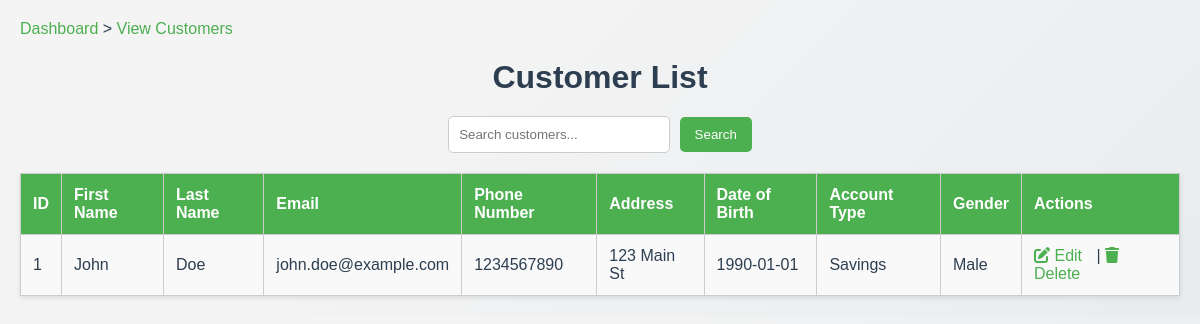
Page /customers/view_customers.php on the earlier database version.
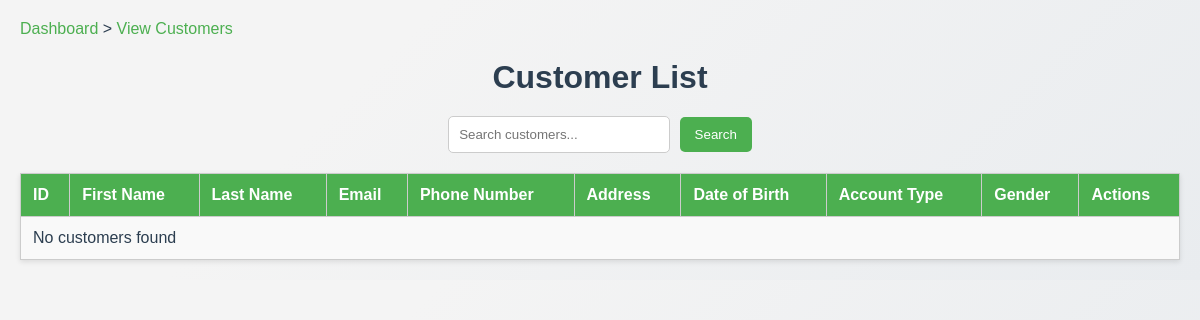
Same page on the later database version.
### tables this page shows
CREATE TABLE `customers` (
  `customer_id` INT NOT NULL AUTO_INCREMENT,
  `first_name` VARCHAR(100) DEFAULT NULL,
  `last_name` VARCHAR(100) DEFAULT NULL,
  `gender` ENUM('Male','Female','Other') DEFAULT NULL,
  `email` VARCHAR(100) DEFAULT NULL,
  `phone_number` VARCHAR(15) DEFAULT NULL,
  `address` TEXT,
  `date_of_birth` DATE DEFAULT NULL,
  `account_type` ENUM('Savings','Current','Fixed Deposit') NOT NULL,
  PRIMARY KEY (`customer_id`),
  UNIQUE KEY `email` (`email`)
);

### customers/view_customers.php (the view, shortened to what this page needs)
<?php
include '../db_connect.php';
$search_query = '';
$sql = "SELECT * FROM customers";
$result = $conn->query($sql);
?>
<!DOCTYPE html>
<html lang="en">
<head>
    <link rel="stylesheet" href="https://cdnjs.cloudflare.com/ajax/libs/font-awesome/6.0.0-beta3/css/all.min.css">
</head>
<body>
<div class="breadcrumbs">
    <a href="../index.php">Dashboard</a> > <a href="view_customers.php">View Customers</a>
</div>
<h1>Customer List</h1>
<div class="search-container">
    <form method="POST" action="">
        <input type="text" name="search_query" placeholder="Search customers..." value="<?php echo htmlspecialchars($search_query); ?>">
        <input type="submit" name="search" value="Search">
    </form>
</div>
<table>
    <tr>
        <th>ID</th>
        <th>First Name</th>
        <th>Last Name</th>
        <th>Email</th>
        <th>Phone Number</th>
        <th>Address</th>
        <th>Date of Birth</th>
        <th>Account Type</th>
        <th>Gender</th>
        <th>Actions</th>
    </tr>
    <?php
    if ($result && $result->num_rows > 0) {
        while ($row = $result->fetch_assoc()) {
            echo "<tr>
                    <td>" . htmlspecialchars($row['customer_id'] ?? '') . "</td>
                    <td>" . htmlspecialchars($row['first_name'] ?? '') . "</td>
                    <td>" . htmlspecialchars($row['last_name'] ?? '') . "</td>
                    <td>" . htmlspecialchars($row['email'] ?? '') . "</td>
                    <td>" . htmlspecialchars($row['phone_number'] ?? '') . "</td>
                    <td>" . htmlspecialchars($row['address'] ?? '') . "</td>
                    <td>" . htmlspecialchars($row['date_of_birth'] ?? '') . "</td>
                    <td>" . htmlspecialchars($row['account_type'] ?? '') . "</td>
                    <td>" . htmlspecialchars($row['gender'] ?? '') . "</td>
                    <td>
                        <a href='edit_customer.php?id=" . $row['customer_id'] . "'>
                            <i class='fas fa-edit'></i> Edit
                        </a> |
                        <a href='delete_customer.php?id=" . $row['customer_id'] . "' onclick='return confirm(\"Are you sure you want to delete this customer?\")'>
                            <i class='fas fa-trash'></i> Delete
                        </a>
                    </td>
                </tr>";
        }
    } else {
        echo "<tr><td colspan='10'>No customers found</td></tr>";
    }
    ?>
</table>
</body>
</html>

Differences in the rows shown:
removed customers: customer_id "1", first_name "John", last_name "Doe", email "john.doe@example.com", phone_number "1234567890", address "123 Main St", date_of_birth "1990-01-01", account_type "Savings", gender "Male"
Other differences:
text now shown: "No customers found"
